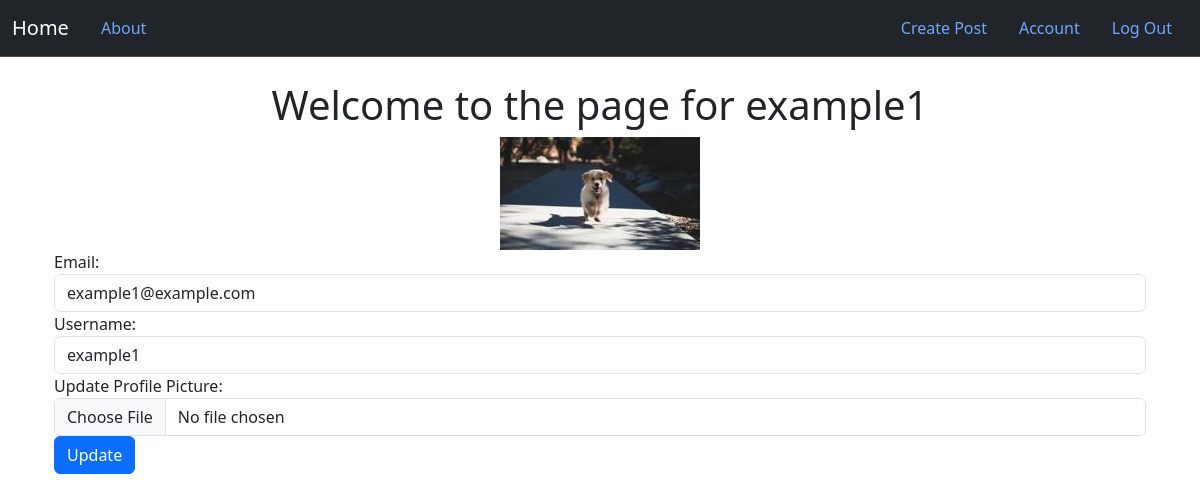
/account (signed in), run on the app's committed database.
### blogproject/models.py (models this page shows, shortened)
class User(db.Model, UserMixin): #UserMixin to allow user authentication and login functionallity
    __tablename__ = 'users'
    id = db.Column(db.Integer, primary_key=True)
    profile_image = db.Column(db.String(20),nullable=False,default='default_profile.png')
    email = db.Column(db.String(64),unique=True,index=True)
    username = db.Column(db.String(64),unique=True,index=True)
    password_hash = db.Column(db.String(128))
    posts = db.relationship('BlogPost',backref='author',lazy=True) #Creating a relationship between blog post and its author

### blogproject/users/views.py (the view)
@users.route('/account', methods=['GET', 'POST'])
@login_required
def account():
    form =UpdateUserForm()
    if form.validate_on_submit():
        if form.picture.data:
            username = current_user.username
            pic = add_profile_pic(form.picture.data,username)
            current_user.profile_image = pic
        current_user.username = form.username.data
        current_user.email = form.email.data
        db.session.commit()
        flash('User Account Updated!')
        return redirect(url_for('users.account'))
    elif request.method == "GET":
        form.username.data = current_user.username
        form.email.data = current_user.email
    profile_image = url_for('static',filename='profile_pics/'+current_user.profile_image)
    return render_template("account.html",profile_image=profile_image,form=form)

### blogproject/users/forms.py (shortened to what this page needs)
class UpdateUserForm(FlaskForm):
    email = StringField('Email',validators=[DataRequired(),Email()])
    username = StringField('Username',validators=[DataRequired()])
    picture = FileField('Update Profile Picture', validators=[FileAllowed(['jpg','png'])])
    submit = SubmitField('Update')

### blogproject/models.py (called while the page is built)
@login_manager.user_loader
def load_user(user_id):
    return User.query.get(user_id)

### blogproject/templates/account.html (shortened to what this page needs)
{% extends "base.html" %}
{% block content %}
<div class="jumbotron">
    <div align="center">
        <h1> Welcome to the page for {{current_user.username}}</h1>
        <img align="center" src="{{url_for('static',filename='profile_pics/'+current_user.profile_image)}}" alt="">
    </div>
</div>
<div class="container">
    <form method="post" action="" enctype="multipart/form-data">
        <div class="form-group">
            {{form.email.label(class='form-group')}}:{{form.email(class='form-control')}}
        </div>
        <div class="form-group">
            {{form.username.label(class='form-group')}}:{{form.username(class='form-control')}}
        </div>
        <div class="form-group">
            {{form.picture.label(class='form-group')}}:{{form.picture(class='form-control')}}
        </div>
        <div class="form-group">
            {{form.submit(class='btn btn-primary')}}
        </div>
    </form>
</div>
{% endblock %}

### data on the page
User: username "example1", profile_image (picture), email "example1@example.com"
